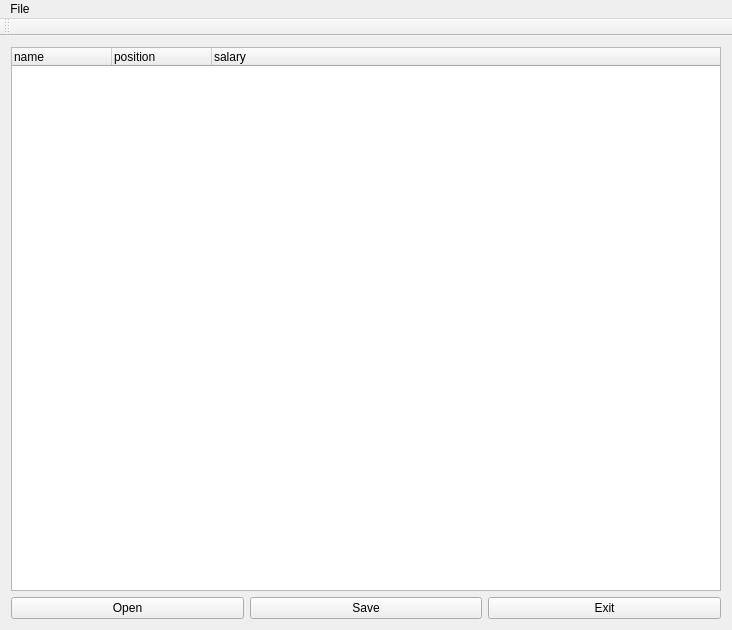
<?xml version="1.0" encoding="UTF-8"?>
<ui version="4.0">
 <class>MainWindow</class>
 <widget class="QMainWindow" name="MainWindow">
  <property name="geometry">
   <rect>
    <x>0</x>
    <y>0</y>
    <width>732</width>
    <height>630</height>
   </rect>
  </property>
  <property name="windowTitle">
   <string>MainWindow</string>
  </property>
  <widget class="QWidget" name="MainWidget">
   <layout class="QVBoxLayout" name="verticalLayout_2">
    <item>
     <widget class="QTreeWidget" name="treeWidget">
      <column>
       <property name="text">
        <string>name</string>
       </property>
      </column>
      <column>
       <property name="text">
        <string>position</string>
       </property>
      </column>
      <column>
       <property name="text">
        <string>salary</string>
       </property>
      </column>
     </widget>
    </item>
    <item>
     <layout class="QHBoxLayout" name="Button_layout">
      <item>
       <widget class="QPushButton" name="Open">
        <property name="text">
         <string>Open</string>
        </property>
       </widget>
      </item>
      <item>
       <widget class="QPushButton" name="Save">
        <property name="text">
         <string>Save</string>
        </property>
       </widget>
      </item>
      <item>
       <widget class="QPushButton" name="Exit">
        <property name="text">
         <string>Exit</string>
        </property>
       </widget>
      </item>
     </layout>
    </item>
   </layout>
  </widget>
  <widget class="QMenuBar" name="menuBar">
   <property name="geometry">
    <rect>
     <x>0</x>
     <y>0</y>
     <width>732</width>
     <height>20</height>
    </rect>
   </property>
   <widget class="QMenu" name="menuOpen">
    <property name="title">
     <string>File</string>
    </property>
    <addaction name="MenuOpen"/>
    <addaction name="MenuSave"/>
    <addaction name="MenuExit"/>
   </widget>
   <addaction name="menuOpen"/>
  </widget>
  <widget class="QToolBar" name="mainToolBar">
   <attribute name="toolBarArea">
    <enum>TopToolBarArea</enum>
   </attribute>
   <attribute name="toolBarBreak">
    <bool>false</bool>
   </attribute>
  </widget>
  <action name="MenuOpen">
   <property name="text">
    <string>Open</string>
   </property>
  </action>
  <action name="MenuSave">
   <property name="text">
    <string>Save</string>
   </property>
  </action>
  <action name="MenuExit">
   <property name="text">
    <string>Exit</string>
   </property>
  </action>
  <action name="MenuTest">
   <property name="text">
    <string>Test</string>
   </property>
  </action>
 </widget>
 <layoutdefault spacing="6" margin="11"/>
 <resources/>
 <connections/>
</ui>
